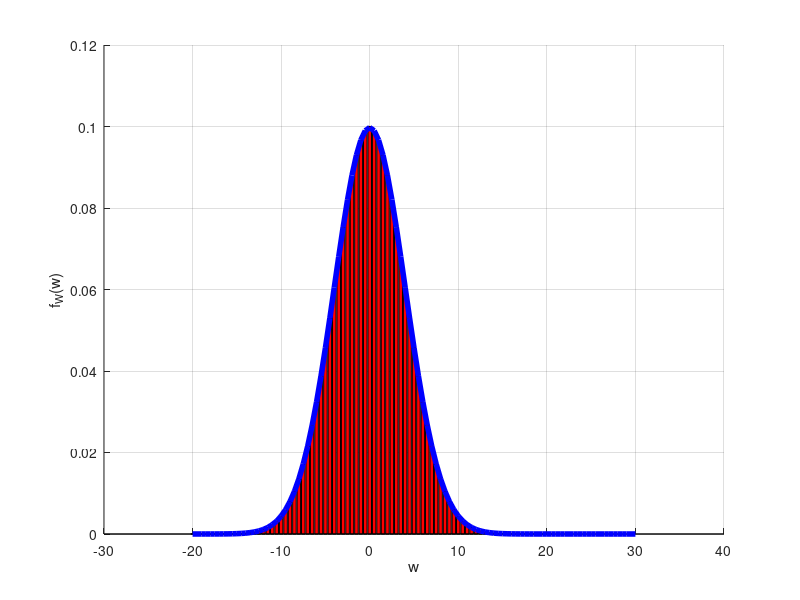

This chart was generated by the following MATLAB code:
%*7.* Um vetor gaussiano $arrow(X) = mat(X_1 , X_2 , X_3)^T$ tem média nula e matriz covariância $ C_arrow(X) = mat(5 , 0 ,2 ; 0 , 4 , 0 ; 2 , 0 ,3 ) $
%Determine:
%"(a)" "Pr"[3<= X_1 <=4].
%"(b)" "Pr"[3<= X_1 <=4 " e " X_2 < 0].
%"(c)" "Pr"[3<= X_1 <=4 " e "  X_2 < 0 | X_3 = 3].
%"(d)" "Pr"[X_1 + X_2 + X_3 > 2].

clear all; close all ; clc;
pkg load statistics;

N = 10000000;%Número de realizações

mu = [0;0;0]; % Vetor média
C = [ 5 0 2; 0 4 0; 2 0 3]; % Matriz covariaância

vetX = mvnrnd(mu, C, N);
X1 = vetX(:,1)';
X2 = vetX(:,2)';
X3 = vetX(:,3)';

dx1 = 0.1 ;x1 = -9: dx1:9;

%"(a)" "Pr"[3<= X_1 <=4].

Pr_a_sim = mean(( 3 <= X1) & (X1 <= 4))
Pr_a_teo =  normcdf(4/sqrt(5)) - normcdf(3/sqrt(5))

%"(b)" "Pr"[3<= X_1 <=4 " e " X_2 < 0].
idxb = (-0.5 <= X2) &( X2 <= 0.5);
X_b_cond = X1(idxb);
Pr_b_sim = mean(3 <= X_b_cond & X_b_cond <= 4)
Pr_b_teo =  normcdf(4/sqrt(5)) - normcdf(3/sqrt(5))

%"(c)" "Pr"[3<= X_1 <=4 " e "  X_2 < 0 | X_3 = 3].
idxc = (2.8 <= X3) &( X3 <= 3.2)  & (-0.5 <= X2) &( X2 <= 0.5);
X_c_cond  = X1(idxc);
Pr_c_sim = mean(3 <= X_c_cond & X_c_cond <= 4)
Pr_c_teo =  normcdf((4-2)/sqrt(11/3)) - normcdf((3-2)/sqrt(11/3))

W = X1+X2+X3;
dw = 0.5 ; w = -20 : dw : 30;
pdfW_sim = hist(W,w) / (N * dw );
pdfW_teo = 1/sqrt((2*pi*16)) * exp((-(w).^2) / (2*16));

figure; hold on ; grid on;
bar(w,pdfW_sim,'r');
plot(w,pdfW_teo,'b','LineWidth',4);
xlabel('w');ylabel('f_W(w)');
